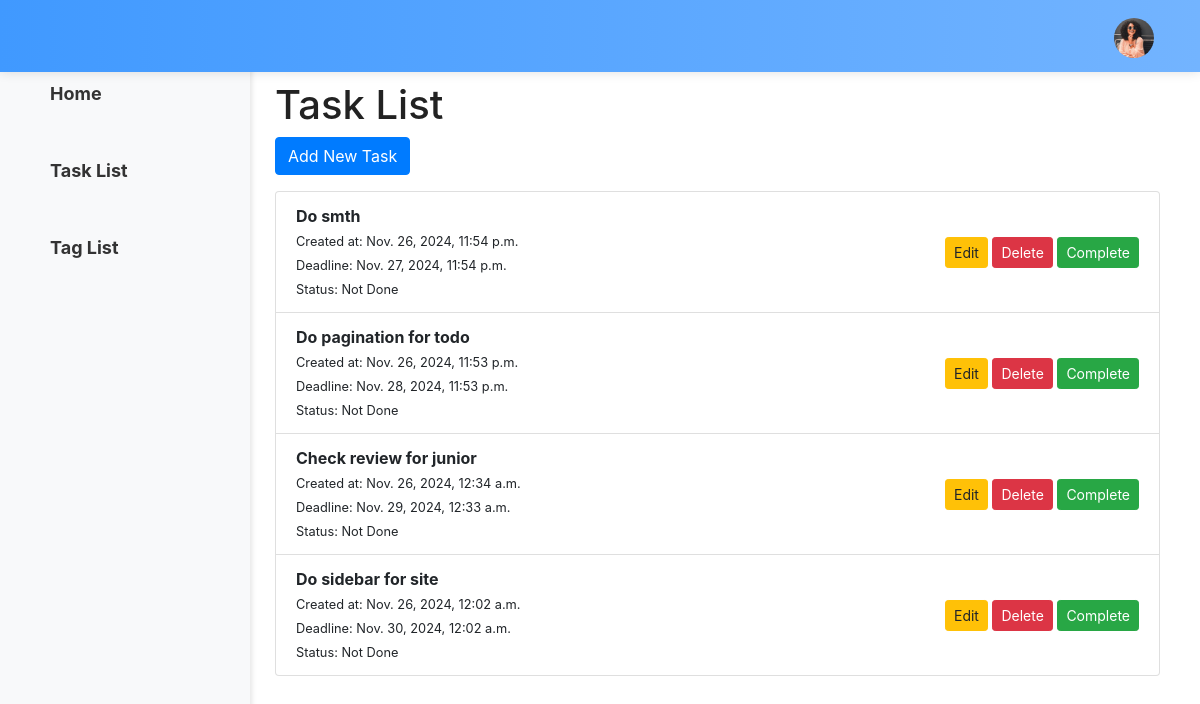
/tasks/, run on the app's committed database.
### todo_list/models.py (models this page shows, shortened)
class Task(models.Model):
    content = models.TextField(max_length=250)
    created_at = models.DateTimeField(auto_now_add=True)
    deadline = models.DateTimeField(null=True, blank=True)
    is_done = models.BooleanField(default=False)
    tags = models.ManyToManyField('Tag', blank=True)

### todo_list/views.py (the view)
# urls.py: path('tasks/', TaskListView.as_view(), name='task-list'),
class TaskListView(generic.ListView):
    model = Task
    template_name = 'tasks/task_list.html'
    context_object_name = 'tasks'
    ordering = ['is_done', '-created_at']

### templates/tasks/task_list.html (shortened to what this page needs)
{% extends "layouts/base.html" %}
{% block content %}
<div class="container">
    <h1>Task List</h1>
    <a href="{% url 'task-add' %}" class="btn btn-primary mb-3">Add New Task</a>
    <ul class="list-group">
        {% for task in tasks %}
        <li class="list-group-item d-flex justify-content-between align-items-center">
            <div>
                <strong>{{ task.content }}</strong>
                <br>
                <small>Created at: {{ task.created_at }}</small>
                {% if task.deadline %}
                <br>
                <small>Deadline: {{ task.deadline }}</small>
                {% endif %}
                <br>
                <small>Status: {{ task.is_done|yesno:"Done,Not Done" }}</small>
            </div>
            <div>
                <a href="{% url 'task-update' task.pk %}" class="btn btn-warning btn-sm">Edit</a>
                <a href="{% url 'task-delete' task.pk %}" class="btn btn-danger btn-sm">Delete</a>
                {% if task.is_done %}
                <a href="{% url 'task-toggle-status' task.pk %}" class="btn btn-secondary btn-sm">Undo</a>
                {% else %}
                <a href="{% url 'task-toggle-status' task.pk %}" class="btn btn-success btn-sm">Complete</a>
                {% endif %}
            </div>
        </li>
        {% empty %}
        <p>No tasks available.</p>
        {% endfor %}
    </ul>
</div>
{% endblock %}

### templates/layouts/base.html (shortened to what this page needs)
<!DOCTYPE html>
<html lang="en">
<head>
{% include 'includes/head.html' %}
</head>
<body>
    {% block sidebar %}
        {% include 'includes/sidebar.html' %}
    {% endblock sidebar %}
    {% block navigation %}
        {% include 'includes/navigation.html' %}
    {% endblock navigation %}
    <section class="pcoded-main-container">
        <div class="pcoded-content">
            {% block content %}{% endblock content %}
        </div>
    </section>
<link href="https://cdn.jsdelivr.net/npm/bootstrap@4.5.2/dist/css/bootstrap.min.css" rel="stylesheet">
</body>
</html>

### templates/includes/head.html (shortened to what this page needs)
{% load static %}
<link rel="stylesheet" href="{% static 'assets/css/style.css' %}">

### templates/includes/sidebar.html (shortened to what this page needs)
<div class="sidebar">
    <ul>
        <li><a href="{% url 'index' %}">Home</a></li>
        <li><a href="{% url 'task-list' %}">Task List</a></li>
        <li><a href="{% url 'tag-list' %}">Tag List</a></li>
    </ul>
</div>

### templates/includes/navigation.html (shortened to what this page needs)
{% load static %}
<header class="navbar pcoded-header navbar-expand-lg navbar-light headerpos-fixed header-blue">
    <div class="m-header d-flex align-items-center">
    </div>
    <div class="collapse navbar-collapse">
        <ul class="navbar-nav me-auto align-items-center">
        </ul>
        <ul class="navbar-nav ms-auto align-items-center">
            <li class="nav-item dropdown drp-user">
                <a href="#" class="dropdown-toggle" data-bs-toggle="dropdown">
                    <img src="{% static 'assets/images/user/avatar-1.jpg' %}" class="img-radius wid-40"
                        alt="User Profile Image">
                </a>
            </li>
        </ul>
    </div>
</header>

### templates/includes/scripts.html (shortened to what this page needs)
   {% load static %}

### templates/includes/sidebar.html (style rules this page uses)
.sidebar { width: 250px; background-color: #f8f9fa; padding: 40px; position: fixed; height: 100%; box-shadow: 2px 0 5px rgba(0, 0, 0, 0.1); }
.sidebar ul { list-style: none; padding: 0; margin: 0; }
.sidebar ul li { margin: 30px 0; }
.sidebar ul li a { text-decoration: none; color: #333; font-weight: bold; font-size: 18px; display: block; padding: 10px; border-radius: 5px; transition: background-color 0.3s, color 0.3s; }

### data on the page
Task: content "Do smth", created_at "Nov. 26, 2024, 11:54 p.m.", deadline "Nov. 27, 2024, 11:54 p.m.", is_done "Not Done", shows "Complete"
Task: content "Do pagination for todo", created_at "Nov. 26, 2024, 11:53 p.m.", deadline "Nov. 28, 2024, 11:53 p.m.", is_done "Not Done", shows "Complete"
Task: content "Check review for junior", created_at "Nov. 26, 2024, 12:34 a.m.", deadline "Nov. 29, 2024, 12:33 a.m.", is_done "Not Done", shows "Complete"
Task: content "Do sidebar for site", created_at "Nov. 26, 2024, 12:02 a.m.", deadline "Nov. 30, 2024, 12:02 a.m.", is_done "Not Done", shows "Complete"
